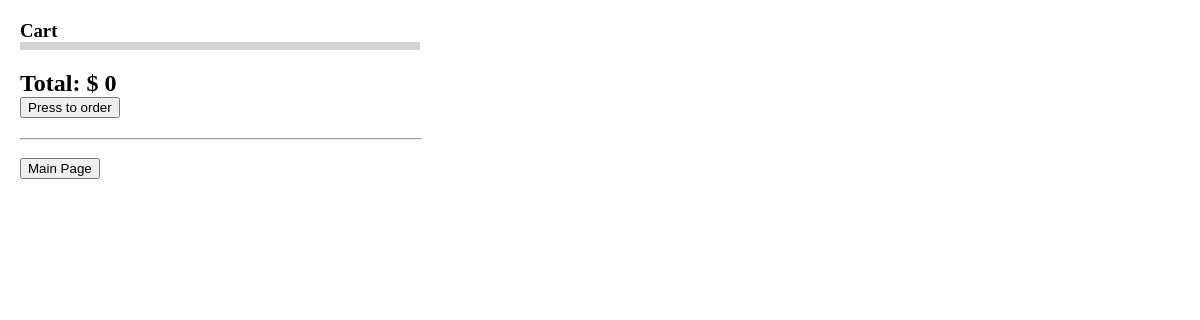
Before: /cart/ with the older database file.
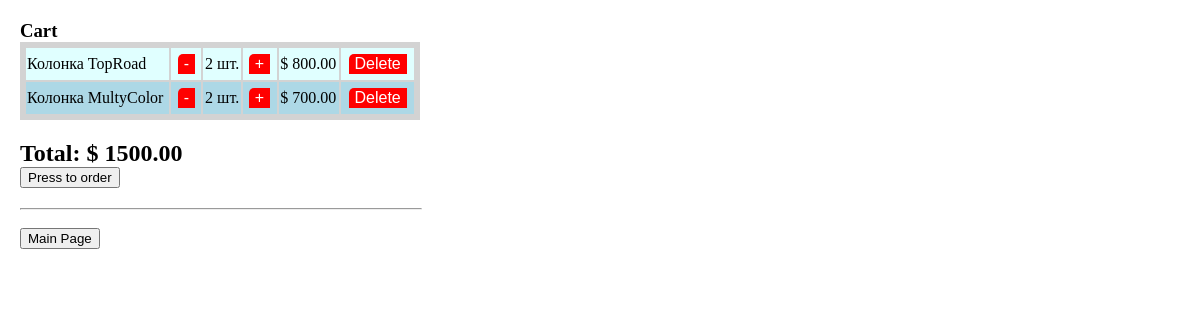
After: the same page with the newer database file.
### cart_app/models.py (models this page shows, shortened)
class Cart(m.Model):
    user = m.ForeignKey(User, on_delete=m.CASCADE, null=True, blank=True)
    product = m.ForeignKey(Product, on_delete=m.CASCADE)
    count = m.IntegerField()
    total = m.DecimalField(decimal_places=2, max_digits=8)

class Product(m.Model):
    desription = m.CharField(max_length=100)
    price = m.IntegerField()
    image = m.CharField(max_length=100)
    discount = m.FloatField(default=1)

### cart_app/views.py (the view)
# urls.py: path('cart/', views.cart, name='cart'),
def cart(request):
    items = Cart.objects.filter(user_id=request.user.id)
    myform = Myforms()
    amount = 0
    for i in items:
        amount += i.total
    if request.POST:
        myform = Myforms(request.POST)
        print("Request")
        if myform.is_valid():
            print(myform.cleaned_data['name'])
    data = {'items': items, 'amount': amount, 'myform': myform}
    return render(request, 'cart.html', data)

### cart_app/forms.py
class Myforms(forms.Form):
    address = forms.CharField()
    name = forms.CharField()
    telephone = forms.CharField(
        validators=[RegexValidator('[+7][0-9]{10}', message='Please enter valid number')]
    )

### templates/cart.html (shortened to what this page needs)
<!DOCTYPE html>
{% load static %}
<html lang="en">
<head>
    <link rel="stylesheet" href="{% static 'css/style.css' %}">
</head>
    <body>
        <div class="div_table">
            <h3>Cart</h3>
            <table>
                {% for one in items %}
                    <tr>
                        <td>{{ one.product.desription }}</td>
                        <td>
                            <a href="{% url 'count' -1 one.id %}">
                                <button> - </button>
                            </a>
                        </td>
                        <td>{{ one.count }} шт.</td>
                        <td>
                            <a href="{% url 'count' 1 one.id %}">
                                <button> + </button>
                            </a>
                        </td>
                        <td>&#36; {{ one.total }}</td>
                        <td><a href="{% url 'delete' one.id %}"><button>Delete</button></a></td>
                    </tr>
                {% endfor %}
            </table>
            <h2>Total: &#36; {{ amount }} </h2>
            <input type="button" id="order_button" value="Press to order">
        </div>
        <hr>
        <br>
        <a href="{% url 'home' %}">
            <button style="margin-left: 20px">Main Page</button>
        </a>
    </body>
</html>

### cart_app/static/css/style.css (style rules this page uses)
* { margin: 0; }
.div_table { margin: 20px; }
.div_table h2 { margin-top: 20px; }
hr { width: 400px; margin-left: 20px; }
table { width: 400px; background-color: lightgray; height: auto; padding: 4px; }
table tr { border: 1px solid; background-color: lightblue; }
table tr td:last-child, table tr td:nth-child(3), table tr td:nth-child(2) { text-align: center; }
table tr:nth-child(1), table tr:nth-child(3), table tr:nth-child(5) { background-color: lightcyan; }
table button { background-color: red; color: #fff; font-size: 16px; font-weight: 400; cursor: pointer; border: none; border-radius: 5px 0 0 0; margin: 5px; }

Changed rows visible on the page:
added Cart: product.desription "Колонка TopRoad", count "2", total "800.00"
added Cart: product.desription "Колонка MultyColor", count "2", total "700.00"
Other visible differences:
{{ amount }}: "0" → "1500.00"
